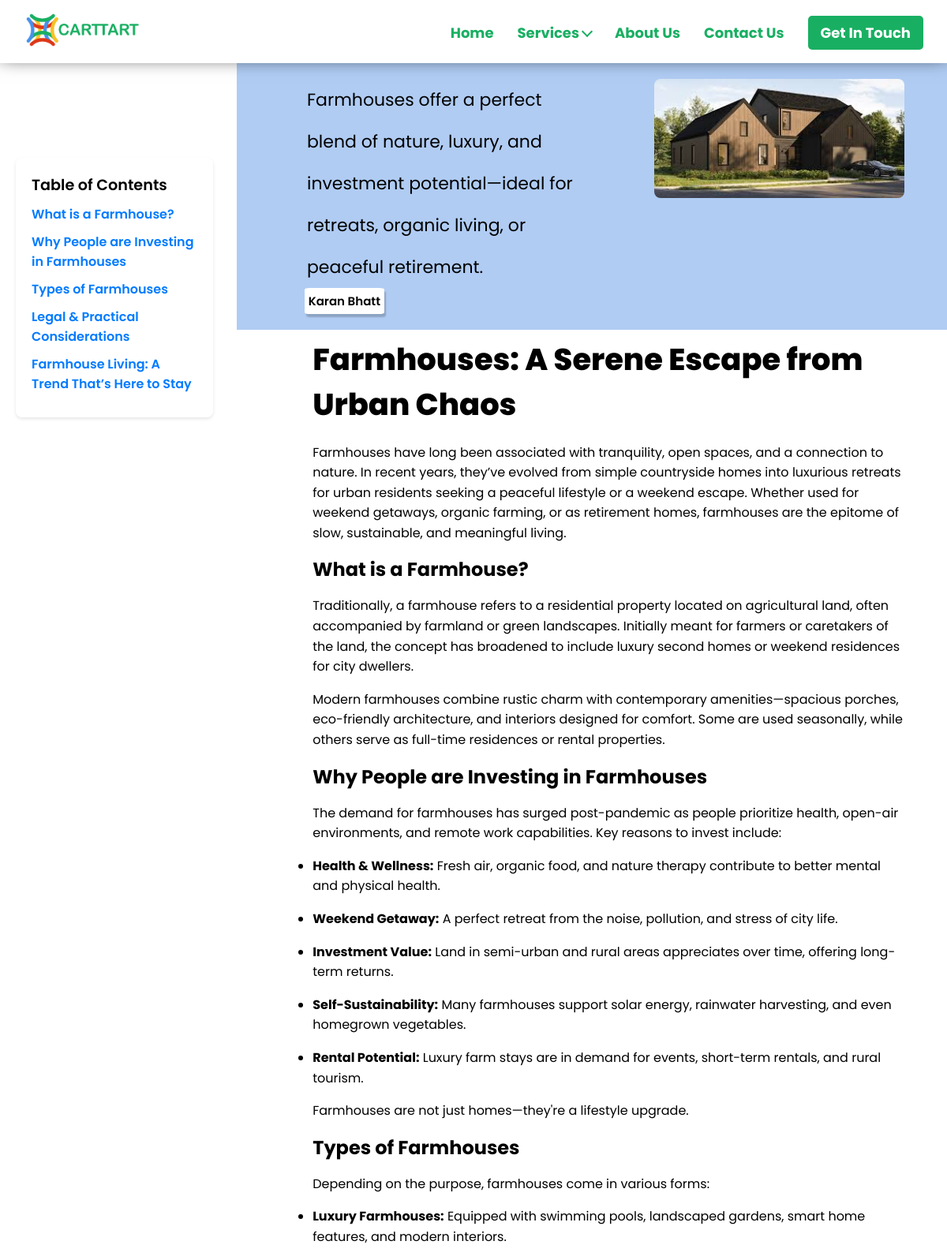
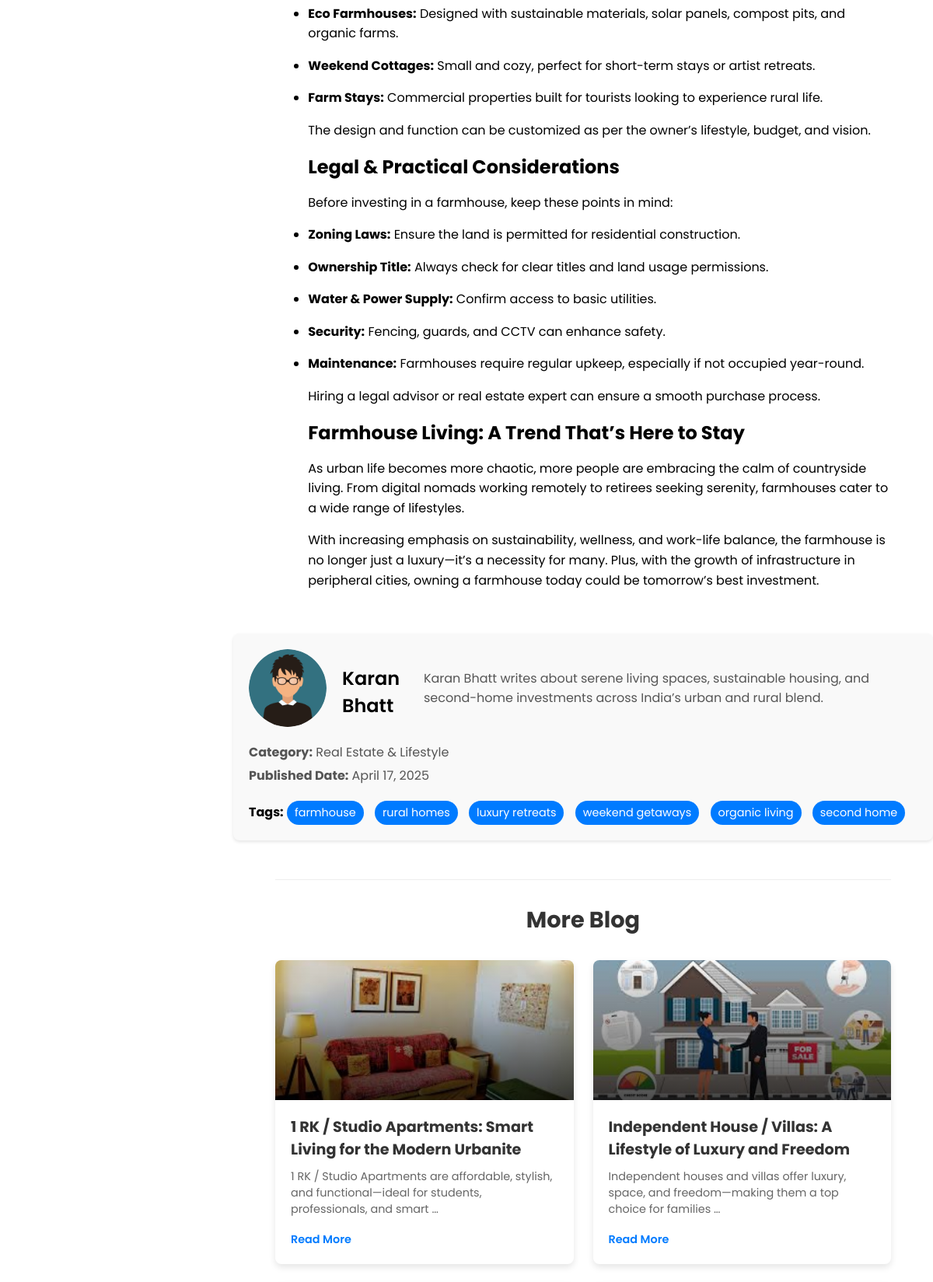
The app's page /blog/realestate/farmhouses-rural-retreats-modern-living/ (upper part) with its own data (2 pictures, top to bottom).
### blog/models.py (models this page shows, shortened)
class Section(models.Model):
    blog = models.ForeignKey(Blog, related_name='sections', on_delete=models.CASCADE)
    title = models.CharField(max_length=255)
    slug = models.SlugField(unique=False, blank=True)
    content = models.TextField()

class Blog(models.Model):
    BLOG_TYPE_CHOICES = [
        ('commerce', 'commerce'),
        ('energy', 'energy'),
        ('esports', 'esports'),
        ('fintech', 'fintech'),
        ('healthcare', 'healthcare'),
        ('realestate', 'realestate'),
        ('tour', 'tour'),
    ]
    title = models.CharField(max_length=255)
    slug = models.SlugField(unique=False, blank=True)
    image = models.ImageField(upload_to="blog/images/blog_images")
    content = models.TextField()
    short_description = models.CharField(max_length=200, blank=True, null=True)
    category = models.CharField(max_length=100)
    published_date = models.DateTimeField(auto_now_add=True)
    author = models.CharField(max_length=100, default="Unknown Author")
    author_description = models.TextField(default="No description available.")
    author_image = models.ImageField(
    upload_to='blog/images/author_images/',
    default='blog/images/author_images/default_author_image.png',
    blank=True, null=True
    )
    active = models.BooleanField(default=True)
    tags = models.ManyToManyField(Tag, blank=True)
    blog_type = models.CharField(
        max_length=20, choices=BLOG_TYPE_CHOICES, default='healthcare'
    )  # Default value corrected

class Tag(models.Model):
    name = models.CharField(max_length=50, unique=True)
    slug = models.SlugField(unique=False, blank=True)

### blog/views.py (the view)
# urls.py: re_path(r"^commerce/(?P<slug>[-\w]+)/$", views.blog_detail, {"blog_type": "commerce"}, name="commerce_blog_detail"),
def blog_detail(request, slug, blog_type=None):
    if blog_type not in dict(Blog.BLOG_TYPE_CHOICES).keys():
        messages.error(request, 'Invalid blog type!')
        return redirect('blog:form')
    blog = get_object_or_404(Blog, slug=slug, blog_type=blog_type)
    recent_blogs = Blog.objects.filter(
        active=True,
        blog_type=blog_type
    ).exclude(
        id=blog.id
    ).order_by(
        "-published_date"
    )[:4]
    return render(request, f'{blog_type}_blog_detail.html', {
        'blog': blog,
        'recent_blogs': recent_blogs,
        'blog_type': blog_type
    })

### blog/templates/realestate_blog_detail.html (shortened to what this page needs)
{% extends 'base.html' %}
{% load static %}
{% block title %}
    {% block logo_image %}{% static 'images/h-g-logo.png' %}{% endblock logo_image %}
{% endblock %}
{% block content %}
    <div class="toc">
        <h3>Table of Contents</h3>
        <ul>
            {% for section in blog.sections.all %}
                <li><a href="#{{ section.slug }}">{{ section.title }}</a></li>
            {% endfor %}
        </ul>
    </div>
    <div class="oracle-body">
        <div class="oracle-mid1">
            <div class="one">
                <p class="see">{{ blog.short_description }}</p>
                <div class="obttns">
                    <div class="obttn1">
                        <p>{{ blog.author }}</p>
                    </div>
                </div>
            </div>
            <div class="two">
                <img src="{{ blog.image.url }}" alt="{{ blog.title }}" class="blog-image">
            </div>
        </div>
        <div class="oracle-middle">
            <div class="oracle-middle-part2">
                <section class="part2-section1">
                    <div class="ERP">
                        <h2 class="rw-ptitle">{{ blog.title }}</h2>
                        <p>{{ blog.content|safe }}</p>
                    </div>
                </section>
                {% for section in blog.sections.all %}
                    <section id="{{ section.slug }}" class="part2-section1">
                        <div class="ERP">
                            <h2>{{ section.title }}</h2>
                            <p>{{ section.content|safe }}</p>
                        </div>
                    </section>
                {% endfor %}
            </div>
        </div>
        <div class="author-section">
            <div class="author-info">
                {% if blog.author_image %}
                    <img src="{{ blog.author_image.url }}" alt="{{ blog.author }}">
                {% else %}
                    <img src="{% static 'images/author_images/default_author_image.png' %}" alt="{{ blog.author }}">
                {% endif %}
                <h3>{{ blog.author }}</h3>
                <p>{{ blog.author_description }}</p>
            </div>
            <div class="meta-info">
                <p><strong>Category:</strong> {{ blog.category }}</p>
                <p><strong>Published Date:</strong> {{ blog.published_date|date:"F j, Y" }}</p>
                <div class="tags">
                    <strong>Tags:</strong>
                    {% for tag in blog.tags.all %}
                        <span>{{ tag.name }}</span>
                    {% endfor %}
                </div>
            </div>
        </div>
        <div class="recent-issues">
            <h2>More Blog</h2>
            <div class="recent-blogs-grid">
                {% for recent_blog in recent_blogs %}
                <div class="recent-blog-card">
                    <div class="recent-blog-image">
                        {% if recent_blog.image %}
                            <img src="{{ recent_blog.image.url }}" alt="{{ recent_blog.title }}" class="recent-blog-img">
                        {% else %}
                            <img src="{% static 'images/default_blog_image.jpg' %}" alt="{{ recent_blog.title }}" class="recent-blog-img">
                        {% endif %}
                        <div class="recent-blog-overlay"></div>
                    </div>
                    <div class="recent-blog-content">
                        <h3>{{ recent_blog.title }}</h3>
                        <p>{{ recent_blog.short_description|default:recent_blog.content|truncatewords:15|safe }}</p>
                        <a href="{% url 'blog:healthcare_blog_detail' recent_blog.slug %}" class="read-more">Read More</a>
                    </div>
                </div>
                {% endfor %}
            </div>
        </div>
    </div>
{% endblock %}

### static/css/base.css (style rules this page uses)
* { margin: 0; padding: 0; box-sizing: border-box; }
body { font-family: 'Poppins', sans-serif; background-color: white; background-image: url('backdrop.jpg'); background-position: bottom; scroll-behavior: smooth; }
html { scroll-behavior: smooth; }
a { text-decoration: none; color: white; }

### blog/static/css/oracle.css (style rules this page uses)
* { margin: 0; padding: 0; }
body { width: 100vw; height: 100vh; overflow-x: hidden; font-family: 'Poppins', sans-serif; }
.oracle-body { background-color: white; padding-top: 80px; margin-left: 300px; }
.see { margin-left: 7%; margin-inline: 35px; line-height: 53px; font-size: 22px; width: 71%; color: black; }
.oracle-mid1 { display: flex; background-color: rgb(176, 204, 243); padding: 20px 6%; }
.one { width: 60%; }
.two { width: 40%; }
.blog-image { width: 100%; height: auto; border-radius: 8px; }
.obttns { width: 100%; font-size: 1.4rem; margin-bottom: -1.6rem; display: flex; margin-left: 32px; flex-direction: row; flex-wrap: wrap; justify-content: flex-start; align-items: stretch; }
.obttn1 { border-radius: 6%; padding: 1%; font-size: 15px; background-color: white; box-shadow: 2px 4px 2px rgba(0, 0, 0, 0.2); position: relative; display: flex; direction: row; flex-wrap: wrap; justify-content: stretch; align-items: center; margin: 0 1.6rem 1.6rem 0; }
.obttn1 p { margin: 0; font-weight: 600; }
.oracle-middle { display: flex; flex-direction: row; flex-wrap: nowrap; justify-content: space-between; align-items: stretch; position: relative; z-index: 1; padding-left: 48px; padding-right: 48px; margin-top: 1%; }
.oracle-middle-part2 { width: 100%; padding-left: 6%; }
.ERP { max-width: 1468px; }
.rw-ptitle { font-size: 2.4rem; font-weight: 800; font-family: 'Poppins', sans-serif; margin-bottom: 20px; }
.ERP p { font-family: 'Poppins', sans-serif; display: block; margin-block-start: 1em; margin-block-end: 1em; margin-inline-start: 0px; margin-inline-end: 0px; unicode-bidi: isolate; line-height: 1.6; }
.author-section { margin-top: 40px; padding: 20px; background-color: #f9f9f9; border-radius: 8px; box-shadow: 0 2px 4px rgba(0, 0, 0, 0.1); }
.author-info { display: flex; align-items: center; gap: 20px; }
.author-info img { width: 100px; height: 100px; border-radius: 50%; object-fit: cover; }
.author-info h3 { margin: 0; font-size: 1.5rem; font-weight: 600; }
.author-info p { margin: 0; font-size: 1rem; color: #555; }
.meta-info { margin-top: 20px; }
.meta-info p { margin: 5px 0; }
.tags { margin-top: 10px; }
.tags span { display: inline-block; background-color: #007bff; color: white; padding: 5px 10px; border-radius: 20px; margin-right: 10px; font-size: 0.9rem; }
html { scroll-behavior: smooth; }
.author-section img { width: 100px; height: 100px; border-radius: 50%; object-fit: cover; }
.author-section h3 { margin-top: 10px; font-size: 1.5rem; font-weight: 600; }
.author-section p { font-size: 1rem; color: #555; }
.tags { margin-top: 20px; }
.toc { position: fixed; top: 200px; left: 20px; width: 250px; background: #fff; padding: 20px; border-radius: 8px; box-shadow: 0 2px 4px rgba(0, 0, 0, 0.1); z-index: 1000; }
.toc h3 { font-size: 1.2rem; font-weight: 600; margin-bottom: 10px; }
.toc ul { list-style: none; padding: 0; }
.toc ul li { margin-bottom: 10px; }
.toc ul li a { text-decoration: none; color: #007bff; font-weight: 600; }
.recent-issues { margin: 50px 6% 0; padding: 30px 0; border-top: 1px solid #eee; }
.recent-issues h2 { font-size: 1.8rem; margin-bottom: 30px; text-align: center; color: #333; }
.recent-blogs-grid { display: grid; grid-template-columns: repeat(auto-fill, minmax(250px, 1fr)); gap: 25px; }
.recent-blog-card { border-radius: 8px; overflow: hidden; box-shadow: 0 4px 8px rgba(0,0,0,0.1); transition: transform 0.3s ease; background: white; }
.recent-blog-image { position: relative; height: 180px; overflow: hidden; }
.recent-blog-img { width: 100%; height: 100%; object-fit: cover; transition: transform 0.3s ease; }
.recent-blog-overlay { position: absolute; top: 0; left: 0; width: 100%; height: 100%; background: linear-gradient(to top, rgba(0,0,0,0.7), transparent); }
.recent-blog-content { padding: 20px; }
.recent-blog-content h3 { margin-bottom: 10px; font-size: 1.2rem; color: #333; }
.recent-blog-content p { color: #666; margin-bottom: 15px; font-size: 0.9rem; }
.read-more { color: #007bff; text-decoration: none; font-weight: 600; font-size: 0.9rem; }

### records on screen
Section: title "What is a Farmhouse?", content "Traditionally, a farmhouse refers to a residential property located on agricultural land, often accompanied by farmland or green landscapes. Initially meant for farmers or caretakers of the land, the concept has broadened to include luxury second homes or weekend residences for city dwellers. Modern farmhouses combine rustic charm with contemporary amenities—spacious porches, eco-friendly architecture, and interiors designed for comfort. Some are used seasonally, while others serve as full-time residences or rental properties."
Section: title "Why People are Investing in Farmhouses", content "The demand for farmhouses has surged post-pandemic as people prioritize health, open-air environments, and remote work capabilities. Key reasons to invest include: Health & Wellness: Fresh air, organic food, and nature therapy contribute to better mental and physical health. Weekend Getaway: A perfect retreat from the noise, pollution, and stress of city life. Investment Value: Land in semi-urban and rural areas appreciates over time, offering long-term returns. Self-Sustainability: Many farmhouses support solar energy, rainwater harvesting, and even homegrown vegetables. Rental Potential: Luxury farm stays are in demand for events, short-term rentals, and rural tourism. Farmhouses are not…"
Section: title "Types of Farmhouses", content "Depending on the purpose, farmhouses come in various forms: Luxury Farmhouses: Equipped with swimming pools, landscaped gardens, smart home features, and modern interiors. Eco Farmhouses: Designed with sustainable materials, solar panels, compost pits, and organic farms. Weekend Cottages: Small and cozy, perfect for short-term stays or artist retreats. Farm Stays: Commercial properties built for tourists looking to experience rural life. The design and function can be customized as per the owner’s lifestyle, budget, and vision."
Section: title "Legal & Practical Considerations", content "Before investing in a farmhouse, keep these points in mind: Zoning Laws: Ensure the land is permitted for residential construction. Ownership Title: Always check for clear titles and land usage permissions. Water & Power Supply: Confirm access to basic utilities. Security: Fencing, guards, and CCTV can enhance safety. Maintenance: Farmhouses require regular upkeep, especially if not occupied year-round. Hiring a legal advisor or real estate expert can ensure a smooth purchase process."
Section: title "Farmhouse Living: A Trend That’s Here to Stay", content "As urban life becomes more chaotic, more people are embracing the calm of countryside living. From digital nomads working remotely to retirees seeking serenity, farmhouses cater to a wide range of lifestyles. With increasing emphasis on sustainability, wellness, and work-life balance, the farmhouse is no longer just a luxury—it’s a necessity for many. Plus, with the growth of infrastructure in peripheral cities, owning a farmhouse today could be tomorrow’s best investment."
Blog: short_description "Farmhouses offer a perfect blend of nature, luxury, and investment potential—ideal for retreats, organic living, or peaceful retirement.", author "Karan Bhatt", image (picture), title "Farmhouses: A Serene Escape from Urban Chaos", content "Farmhouses have long been associated with tranquility, open spaces, and a connection to nature. In recent years, they’ve evolved from simple countryside homes into luxurious retreats for urban residents seeking a peaceful lifestyle or a weekend escape. Whether used for weekend getaways, organic farming, or as retirement homes, farmhouses are the epitome of slow, sustainable, and meaningful living.", author_image (picture), author_description "Karan Bhatt writes about serene living spaces, sustainable housing, and second-home investments across India’s urban and rural blend.", category "Real Estate & Lifestyle", published_date "April 17, 2025"
Tag: name "farmhouse"
Tag: name "rural homes"
Tag: name "luxury retreats"
Tag: name "weekend getaways"
Tag: name "organic living"
Tag: name "second home"
Blog: image (picture), title "1 RK / Studio Apartments: Smart Living for the Modern Urbanite", short_description "1 RK / Studio Apartments are affordable, stylish, and functional—ideal for students, professionals, and smart …"
Blog: image (picture), title "Independent House / Villas: A Lifestyle of Luxury and Freedom", short_description "Independent houses and villas offer luxury, space, and freedom—making them a top choice for families …"
